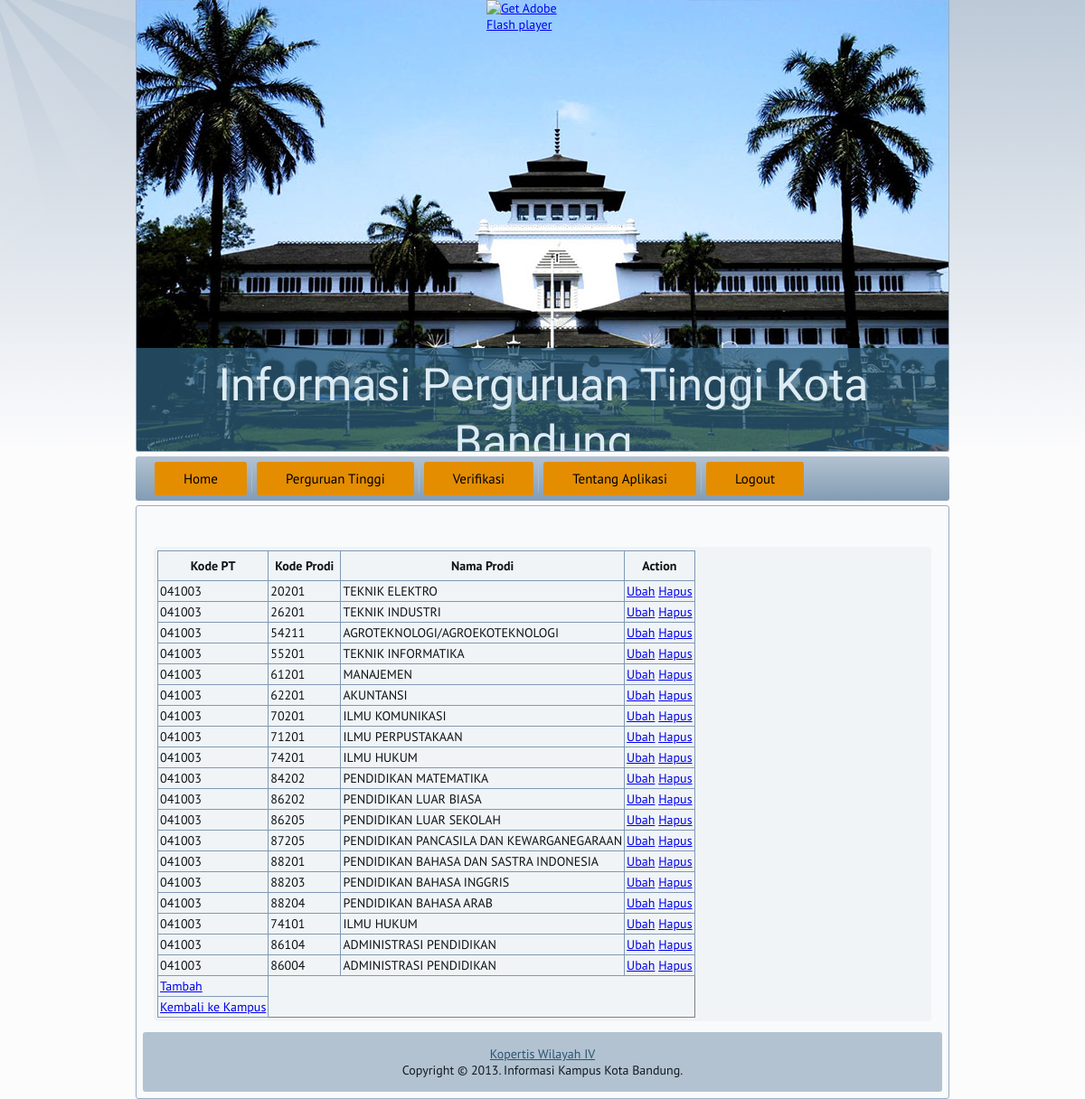
The app's page /Prodi_Controller.php?action=select&kode_pt=041003 (signed in) with its own data.
### tables this page shows
CREATE TABLE IF NOT EXISTS `prodi_kampus` (
  `kode_pt` text NOT NULL,
  `kode_prodi` text NOT NULL,
  `nomor_sk` text NOT NULL,
  `tahun_sk` text NOT NULL,
  `email` text NOT NULL,
  `grade` text NOT NULL,
  `akhir_grade` text NOT NULL,
  `keterangan` text NOT NULL
);

CREATE TABLE IF NOT EXISTS `prodi` (
  `kode_prodi` varchar(5) NOT NULL DEFAULT '',
  `kode_jenjang` varchar(1) DEFAULT NULL,
  `nama_prodi` varchar(47) DEFAULT NULL,
  `kode_bidang_ilmu` varchar(1) DEFAULT NULL,
  PRIMARY KEY (`kode_prodi`),
  KEY `FK_prodi_jenjang` (`kode_jenjang`),
  KEY `FK_prodi_bidangilmu` (`kode_bidang_ilmu`)
);

### Prodi.php (called while the page is built, shortened)
<?php
class Prodi{
	private $kode_pt;
	private $kode_prodi;
	private $nama_prodi;
	public function set_kode_pt($kode_pt){
		$this->kode_pt=$kode_pt;
	}
	public function get_kode_pt(){
		return $this->kode_pt;
	}
	public function set_kode_prodi($kode_prodi){
		$this->kode_prodi=$kode_prodi;
	}
	public function get_kode_prodi(){
		return $this->kode_prodi;
	}
	public function set_nama_prodi($nama_prodi){
		$this->nama_prodi=$nama_prodi;
	}
	public function get_nama_prodi(){
		return $this->nama_prodi;
	}
	public function select($kode_pt){
		$daftar_prodi=array();
		$i=0;
		$result=mysql_query("SELECT kode_pt, prodi_kampus.kode_prodi, prodi.nama_prodi FROM prodi_kampus inner join prodi on prodi.kode_prodi=prodi_kampus.kode_prodi WHERE kode_pt='$kode_pt'");
		while($row=mysql_fetch_array($result)){
			$p=new Prodi();
			$p->set_kode_pt($row['kode_pt']);
			$p->set_kode_prodi($row['kode_prodi']);
			$p->set_nama_prodi($row['nama_prodi']);
			$daftar_prodi[$i]=$p;
			$i++;
		}
		return $daftar_prodi;
	}
}
?>

### Prodi_Controller.php (the view, shortened to what this page needs)
<?php
include "Prodi.php";
$action=$_GET['action'];
if($action=='insert_view'){
    $kode_pt=$_GET['kode_pt'];
	header("Location:insert_prodi_view.php?kode_pt=$kode_pt");
}else if($action=='update_view'){
	$kode_pt=$_GET['kode_pt'];
	$kode_prodi=$_GET['kode_prodi'];
	$kode_jenjang=$_GET['kode_jenjang'];
	header("Location:update_prodi_view.php?kode_pt=$kode_pt&kode_prodi=$kode_prodi");
}else if($action=='select'){
	$kode_pt=$_GET['kode_pt'];
	$k=new Prodi();
	$daftar_prodi=$k->select($kode_pt);
	include 'header.php';
	echo "<table border=1 cellspacing=0>
			<tr>
				<th>Kode PT</th><th>Kode Prodi</th><th>Nama Prodi</th><th>Action</th>
			</tr>";
	for($i=0; $i<count($daftar_prodi); $i++){
		$prodi=$daftar_prodi[$i];
		echo "
			<tr>
				<td>{$prodi->get_kode_pt()}</td><td>{$prodi->get_kode_prodi()}</td><td>{$prodi->get_nama_prodi()}</td><td><a href=Prodi_Controller.php?action=update_view&kode_pt={$prodi->get_kode_pt()}&kode_prodi={$prodi->get_kode_prodi()}>Ubah</a> <a href=Prodi_Controller.php?action=delete_process&kode_pt={$prodi->get_kode_pt()}&kode_prodi={$prodi->get_kode_prodi()} onClick=\" return confirm('Yakin akan menghapus?'); \">Hapus</a></td>
			</tr>
		";
	}
	echo "<tr><td><a href=Prodi_Controller.php?action=insert_view&kode_pt=$kode_pt>Tambah</a></td></tr>";
	echo "<tr><td><a href=Kampus_Controller.php?action=select>Kembali ke Kampus</a></td></tr>";
	echo "</table>";
	include 'footer.php';
}
?>

### style.css (style rules this page uses)
table, ul.art-hmenu { font-size: 14px; font-family: 'PT Sans', Arial, 'Arial Unicode MS', Helvetica, Sans-Serif; font-weight: normal; font-style: normal; }
h1, h2, h3, h4, h5, h6, p, a, ul, ol, li { margin: 0; padding: 0; }
html, body { height: 100%; }
body { padding: 0; margin:0; min-width: 900px; color: #0D1216; }
.art-article table, table.art-article { border-collapse: collapse; margin: 1px; }
.art-article th, .art-article td { padding: 2px; border: solid 1px #8099B3; vertical-align: top; text-align: left; }
.art-article th { text-align: center; vertical-align: middle; padding: 7px; }

### records on screen
prodi_kampus: kode_pt "041003", kode_prodi "20201", kode_prodi.nama_prodi "TEKNIK ELEKTRO"
prodi_kampus: kode_pt "041003", kode_prodi "26201", kode_prodi.nama_prodi "TEKNIK INDUSTRI"
prodi_kampus: kode_pt "041003", kode_prodi "54211", kode_prodi.nama_prodi "AGROTEKNOLOGI/AGROEKOTEKNOLOGI"
prodi_kampus: kode_pt "041003", kode_prodi "55201", kode_prodi.nama_prodi "TEKNIK INFORMATIKA"
prodi_kampus: kode_pt "041003", kode_prodi "61201", kode_prodi.nama_prodi "MANAJEMEN"
prodi_kampus: kode_pt "041003", kode_prodi "62201", kode_prodi.nama_prodi "AKUNTANSI"
prodi_kampus: kode_pt "041003", kode_prodi "70201", kode_prodi.nama_prodi "ILMU KOMUNIKASI"
prodi_kampus: kode_pt "041003", kode_prodi "71201", kode_prodi.nama_prodi "ILMU PERPUSTAKAAN"
prodi_kampus: kode_pt "041003", kode_prodi "74201", kode_prodi.nama_prodi "ILMU HUKUM"
prodi_kampus: kode_pt "041003", kode_prodi "84202", kode_prodi.nama_prodi "PENDIDIKAN MATEMATIKA"
prodi_kampus: kode_pt "041003", kode_prodi "86202", kode_prodi.nama_prodi "PENDIDIKAN LUAR BIASA"
prodi_kampus: kode_pt "041003", kode_prodi "86205", kode_prodi.nama_prodi "PENDIDIKAN LUAR SEKOLAH"
prodi_kampus: kode_pt "041003", kode_prodi "87205", kode_prodi.nama_prodi "PENDIDIKAN PANCASILA DAN KEWARGANEGARAAN"
prodi_kampus: kode_pt "041003", kode_prodi "88201", kode_prodi.nama_prodi "PENDIDIKAN BAHASA DAN SASTRA INDONESIA"
prodi_kampus: kode_pt "041003", kode_prodi "88203", kode_prodi.nama_prodi "PENDIDIKAN BAHASA INGGRIS"
prodi_kampus: kode_pt "041003", kode_prodi "88204", kode_prodi.nama_prodi "PENDIDIKAN BAHASA ARAB"
prodi_kampus: kode_pt "041003", kode_prodi "74101", kode_prodi.nama_prodi "ILMU HUKUM"
prodi_kampus: kode_pt "041003", kode_prodi "86104", kode_prodi.nama_prodi "ADMINISTRASI PENDIDIKAN"
prodi_kampus: kode_pt "041003", kode_prodi "86004", kode_prodi.nama_prodi "ADMINISTRASI PENDIDIKAN"
